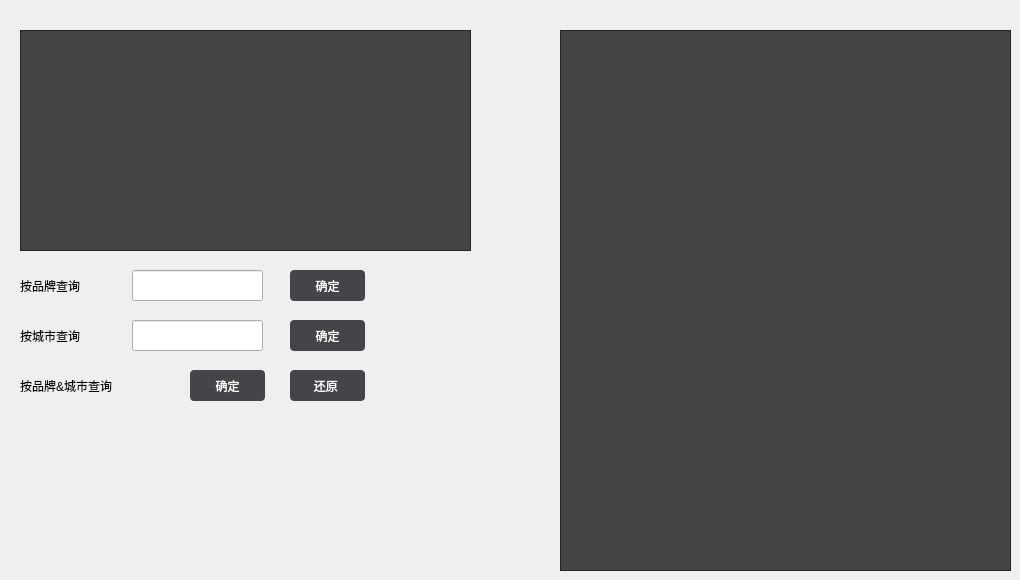
   <widget class="QWidget" name="tab_buy">
    <attribute name="title">
     <string>预约购买</string>
    </attribute>
    <widget class="QTableWidget" name="tableWidget_2">
     <property name="geometry">
      <rect>
       <x>20</x>
       <y>30</y>
       <width>451</width>
       <height>221</height>
      </rect>
     </property>
     <property name="styleSheet">
      <string notr="true">/*
tabelwidget*/
QTableWidget{
color:#DCDCDC;
background:#444444;
border:1px solid #242424;
alternate-background-color:#525252;/*交错颜色*/
gridline-color:#242424;
}

/*选中item*/
QTableWidget::item:selected{
color:#DCDCDC;
background:qlineargradient(spread:pad,x1:0,y1:0,x2:0,y2:1,stop:0 #484848,stop:1 #383838);
}

/*
悬浮item*/
QTableWidget::item:hover{
background:#5B5B5B;
}
/*表头*/
QHeaderView::section{
text-align:center;
background:#5E5E5E;
padding:3px;
margin:0px;
color:#DCDCDC;
border:1px solid #242424;
border-left-width:0;
}



/*表右侧的滑条*/
QScrollBar:vertical{
background:#484848;
padding:0px;
border-radius:6px;
max-width:12px;
}

/*滑块*/
QScrollBar::handle:vertical{
background:#CCCCCC;
}
/*
滑块悬浮，按下*/
QScrollBar::handle:hover:vertical,QScrollBar::handle:pressed:vertical{
background:#A7A7A7;
}
/*
滑块已经划过的区域*/
QScrollBar::sub-page:vertical{
background:444444;
}

/*
滑块还没有划过的区域*/
QScrollBar::add-page:vertical{
background:5B5B5B;
}

/*页面下移的按钮*/
QScrollBar::add-line:vertical{
background:none;
}
/*页面上移的按钮*/
QScrollBar::sub-line:vertical{
background:none;
}
</string>
     </property>
    </widget>
    <widget class="QTableWidget" name="tableWidget_3">
     <property name="geometry">
      <rect>
       <x>560</x>
       <y>30</y>
       <width>451</width>
       <height>541</height>
      </rect>
     </property>
     <property name="styleSheet">
      <string notr="true">/*
tabelwidget*/
QTableWidget{
color:#DCDCDC;
background:#444444;
border:1px solid #242424;
alternate-background-color:#525252;/*交错颜色*/
gridline-color:#242424;
}

/*选中item*/
QTableWidget::item:selected{
color:#DCDCDC;
background:qlineargradient(spread:pad,x1:0,y1:0,x2:0,y2:1,stop:0 #484848,stop:1 #383838);
}

/*
悬浮item*/
QTableWidget::item:hover{
background:#5B5B5B;
}
/*表头*/
QHeaderView::section{
text-align:center;
background:#5E5E5E;
padding:3px;
margin:0px;
color:#DCDCDC;
border:1px solid #242424;
border-left-width:0;
}



/*表右侧的滑条*/
QScrollBar:vertical{
background:#484848;
padding:0px;
border-radius:6px;
max-width:12px;
}

/*滑块*/
QScrollBar::handle:vertical{
background:#CCCCCC;
}
/*
滑块悬浮，按下*/
QScrollBar::handle:hover:vertical,QScrollBar::handle:pressed:vertical{
background:#A7A7A7;
}
/*
滑块已经划过的区域*/
QScrollBar::sub-page:vertical{
background:444444;
}

/*
滑块还没有划过的区域*/
QScrollBar::add-page:vertical{
background:5B5B5B;
}

/*页面下移的按钮*/
QScrollBar::add-line:vertical{
background:none;
}
/*页面上移的按钮*/
QScrollBar::sub-line:vertical{
background:none;
}
</string>
     </property>
    </widget>
    <widget class="QLineEdit" name="lineEdit">
     <property name="geometry">
      <rect>
       <x>132</x>
       <y>270</y>
       <width>131</width>
       <height>31</height>
      </rect>
     </property>
     <property name="styleSheet">
      <string notr="true">font: 14pt &quot;黑体&quot;;

color: rgb(0, 0, 0);</string>
     </property>
    </widget>
    <widget class="QLineEdit" name="lineEdit_2">
     <property name="geometry">
      <rect>
       <x>132</x>
       <y>320</y>
       <width>131</width>
       <height>31</height>
      </rect>
     </property>
     <property name="styleSheet">
      <string notr="true">font: 14pt &quot;黑体&quot;;

color: rgb(0, 0, 0);</string>
     </property>
    </widget>
    <widget class="QLabel" name="label_5">
     <property name="geometry">
      <rect>
       <x>20</x>
       <y>270</y>
       <width>121</width>
       <height>31</height>
      </rect>
     </property>
     <property name="styleSheet">
      <string notr="true">font: 14pt &quot;黑体&quot;;

color: rgb(0, 0, 0);</string>
     </property>
     <property name="text">
      <string>按品牌查询</string>
     </property>
    </widget>
    <widget class="QLabel" name="label_6">
     <property name="geometry">
      <rect>
       <x>20</x>
       <y>320</y>
       <width>111</width>
       <height>31</height>
      </rect>
     </property>
     <property name="styleSheet">
      <string notr="true">font: 14pt &quot;黑体&quot;;

color: rgb(0, 0, 0);</string>
     </property>
     <property name="text">
      <string>按城市查询</string>
     </property>
    </widget>
    <widget class="QPushButton" name="pushButton">
     <property name="geometry">
      <rect>
       <x>290</x>
       <y>270</y>
       <width>75</width>
       <height>31</height>
      </rect>
     </property>
     <property name="styleSheet">
      <string notr="true">QPushButton{
	font: 14pt &quot;黑体&quot;;
		border-radius: 4px;
		border: none;
		width: 75px;
		height: 25px;
}
QPushButton:enabled {
        background: rgb(68, 69, 73);
        color: white;
}
QPushButton:!enabled {
        background: rgb(100, 100, 100);
        color: rgb(200, 200, 200);
}
QPushButton:enabled:hover{
        background: rgb(85, 85, 85);
}
QPushButton:enabled:pressed{
        background: rgb(150, 80, 80);
}

</string>
     </property>
     <property name="text">
      <string> 确定 </string>
     </property>
    </widget>
    <widget class="QPushButton" name="pushButton_2">
     <property name="geometry">
      <rect>
       <x>290</x>
       <y>320</y>
       <width>75</width>
       <height>31</height>
      </rect>
     </property>
     <property name="styleSheet">
      <string notr="true">QPushButton{
	font: 14pt &quot;黑体&quot;;
		border-radius: 4px;
		border: none;
		width: 75px;
		height: 25px;
}
QPushButton:enabled {
        background: rgb(68, 69, 73);
        color: white;
}
QPushButton:!enabled {
        background: rgb(100, 100, 100);
        color: rgb(200, 200, 200);
}
QPushButton:enabled:hover{
        background: rgb(85, 85, 85);
}
QPushButton:enabled:pressed{
        background: rgb(150, 80, 80);
}

</string>
     </property>
     <property name="text">
      <string> 确定 </string>
     </property>
    </widget>
    <widget class="QPushButton" name="pushButton_5">
     <property name="geometry">
      <rect>
       <x>290</x>
       <y>370</y>
       <width>75</width>
       <height>31</height>
      </rect>
     </property>
     <property name="styleSheet">
      <string notr="true">QPushButton{
	font: 14pt &quot;黑体&quot;;
		border-radius: 4px;
		border: none;
		width: 75px;
		height: 25px;
}
QPushButton:enabled {
        background: rgb(68, 69, 73);
        color: white;
}
QPushButton:!enabled {
        background: rgb(100, 100, 100);
        color: rgb(200, 200, 200);
}
QPushButton:enabled:hover{
        background: rgb(85, 85, 85);
}
QPushButton:enabled:pressed{
        background: rgb(150, 80, 80);
}

</string>
     </property>
     <property name="text">
      <string>还原 </string>
     </property>
    </widget>
    <widget class="QLabel" name="label_9">
     <property name="geometry">
      <rect>
       <x>20</x>
       <y>370</y>
       <width>171</width>
       <height>31</height>
      </rect>
     </property>
     <property name="styleSheet">
      <string notr="true">font: 14pt &quot;黑体&quot;;

color: rgb(0, 0, 0);</string>
     </property>
     <property name="text">
      <string>按品牌&amp;城市查询</string>
     </property>
    </widget>
    <widget class="QPushButton" name="pushButton_6">
     <property name="geometry">
      <rect>
       <x>190</x>
       <y>370</y>
       <width>75</width>
       <height>31</height>
      </rect>
     </property>
     <property name="styleSheet">
      <string notr="true">QPushButton{
	font: 14pt &quot;黑体&quot;;
		border-radius: 4px;
		border: none;
		width: 75px;
		height: 25px;
}
QPushButton:enabled {
        background: rgb(68, 69, 73);
        color: white;
}
QPushButton:!enabled {
        background: rgb(100, 100, 100);
        color: rgb(200, 200, 200);
}
QPushButton:enabled:hover{
        background: rgb(85, 85, 85);
}
QPushButton:enabled:pressed{
        background: rgb(150, 80, 80);
}

</string>
     </property>
     <property name="text">
      <string> 确定 </string>
     </property>
    </widget>
   </widget>
